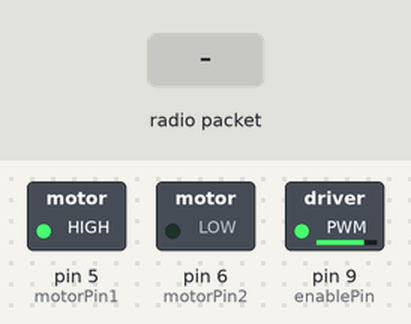
Bench run of a sketch on a simulated Arduino Uno, built with avr-gcc and run on an emulated ATmega328P. On the bench: switched loads named in the sketch (green lamp = pin HIGH). The inputs (shaded band) are chosen by the test bench. No radio packets arrive unless stated.

Above: at 1.2 s.
1.3 s: radio packet "5" arrives
At 2.5 s:
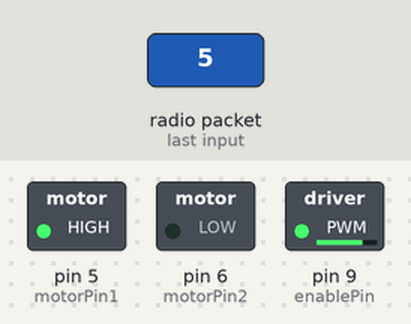
2.8 s: radio packet "5" arrives
At 3.7 s:
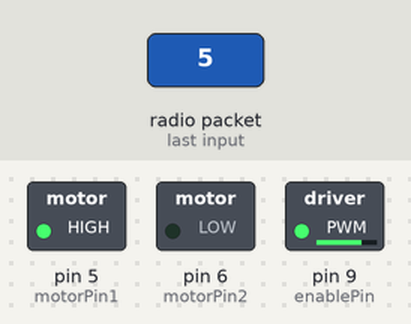
Timing chart, 0 to 5.8 s (numbered marks = the images above; inputs shaded):
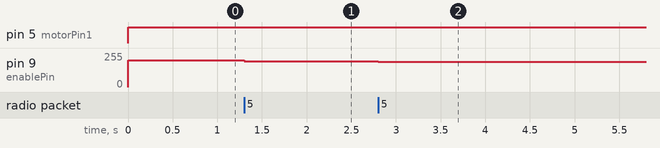

Measured:
- after the input at 1.3 s, pin 9 (enablePin): 200/255 → 195/255 at once
- after the input at 2.8 s, pin 9 (enablePin): 195/255 → 190/255 at once

The sketch:

Vehicle_Control.ino.ino
```cpp
// Vehicle Side Code (Receiver + Motor Driver)
#include <VirtualWire.h>

const int receive_pin = 11;
const int motorPin1 = 5;
const int motorPin2 = 6;
const int enablePin = 9;

int currentSpeed = 200;  // PWM value (0–255)

void setup() {
  pinMode(motorPin1, OUTPUT);
  pinMode(motorPin2, OUTPUT);
  pinMode(enablePin, OUTPUT);

  vw_set_rx_pin(receive_pin);
  vw_setup(2000);   // Bits per second
  vw_rx_start();
}

void loop() {
  uint8_t buf[VW_MAX_MESSAGE_LEN];
  uint8_t buflen = VW_MAX_MESSAGE_LEN;

  if (vw_get_message(buf, &buflen)) {
    int zoneLimit = atoi((char*)buf);   // Convert message to integer
    regulateSpeed(zoneLimit);
  }

  driveMotor();
}

void regulateSpeed(int limit) {
  int desiredSpeed = map(limit, 20, 60, 120, 200); // Convert km/h → PWM
  if (currentSpeed > desiredSpeed) {
    currentSpeed -= 5;   // Gradually slow down
  }
}

void driveMotor() {
  digitalWrite(motorPin1, HIGH);
  digitalWrite(motorPin2, LOW);
  analogWrite(enablePin, currentSpeed);
}
```
